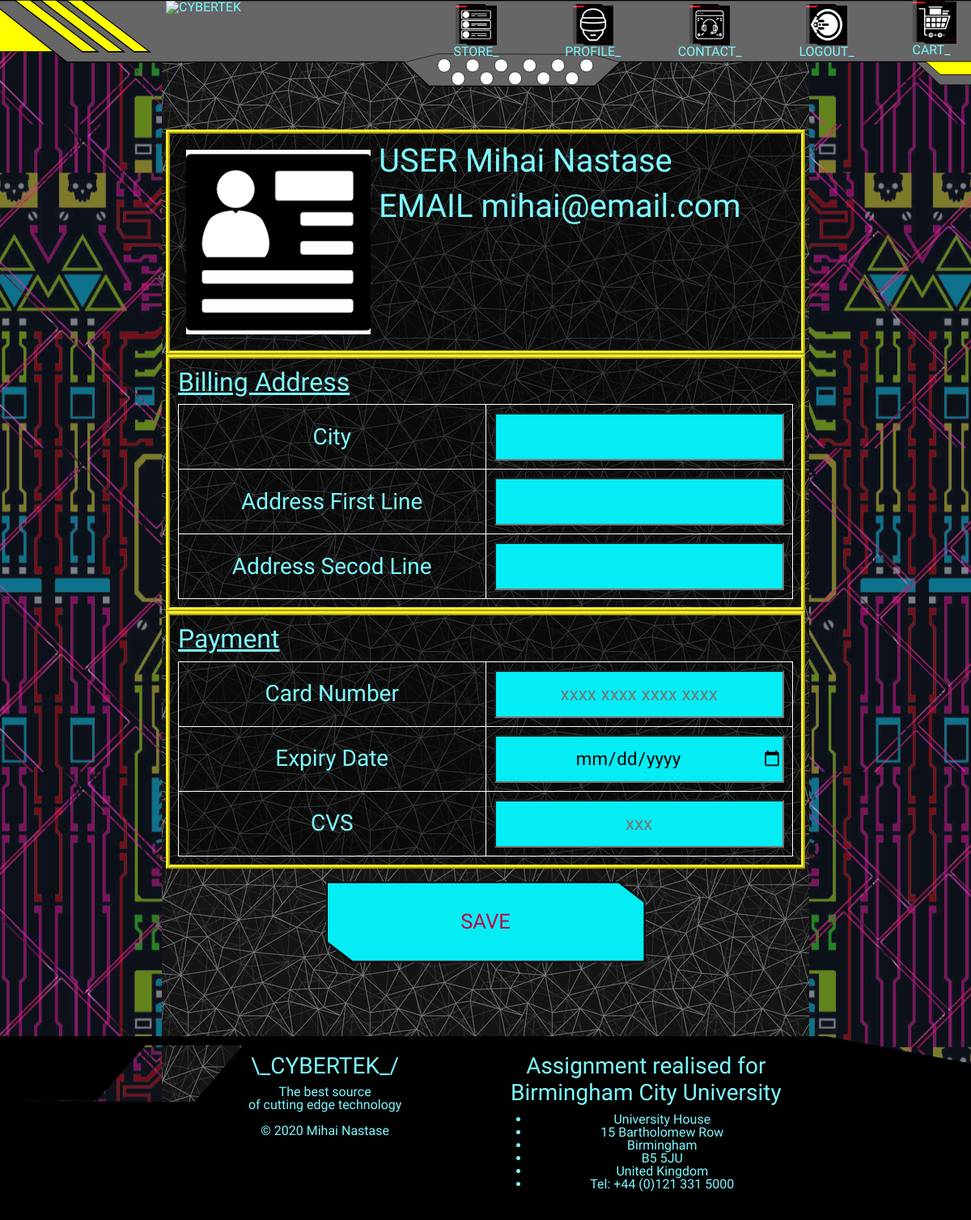
The page /PAGES/customer_profile.php (signed in) on the database its author committed.
### tables this page shows
CREATE TABLE `customers` (
  `UserID` int(5) NOT NULL,
  `Email` varchar(50) NOT NULL,
  `FirstName` varchar(20) NOT NULL,
  `LastName` varchar(20) NOT NULL,
  `Password` varchar(50) NOT NULL,
  `City` varchar(20) DEFAULT NULL,
  `AddressFirstLine` text DEFAULT NULL,
  `AddressSecondLine` text DEFAULT NULL,
  `CardNumber` varchar(16) DEFAULT NULL,
  `ExpiryDate` date DEFAULT current_timestamp(),
  `CVS` int(3) DEFAULT NULL
);

### PAGES/customer_profile.php (the view, shortened to what this page needs)
<?php
  include '../PHP/dbconnect.php';
  $email = "";
  $firstName = "";
  $lastName = "";
  $city = "";
  $firstLine = "";
  $secondLine = "";
  $cardNumber = "";
  $expDate = "";
  $cvs = "";
  $ID = $_SESSION['ID'];
  $query = "SELECT * FROM `customers` WHERE `UserID` = '$ID'";
  if($user_info = mysqli_fetch_assoc(mysqli_query($conn, $query))){
    $email = $user_info['Email'];
    $firstName = $user_info['FirstName'];
    $lastName = $user_info['LastName'];
    $city = $user_info['City'];
    $firstLine = $user_info['AddressFirstLine'];
    $secondLine = $user_info['AddressSecondLine'];
    $cardNumber = $user_info['CardNumber'];
    $expDate = $user_info['ExpiryDate'];
    $cvs = $user_info['CVS'];
  }
?>
<!doctype html>
<html lang="en">
<head>
    <link rel="stylesheet" href="https://cdn.jsdelivr.net/npm/bootstrap@4.5.3/dist/css/bootstrap.min.css">
    <link rel="stylesheet" href="../STYLES/main_style.css">
    <link rel="stylesheet" href="../STYLES/login_style.css">
</head>
<body>
  <div id="parallax_2"></div>
  <div class="container-flow">
  <div class="content col-sm-10 col-md-8"></div>
  <div class="row">
    <div class="hidden-xs col-md-1 col-lg-2"></div>
    <div class="col-xs-12 col-md-10 col-lg-8">
      <div class="profile-container">
        <img src = "../MEDIA/user-profile.png">
        <h1>USER <?php echo $firstName . " " . $lastName; ?></h1>
        <h1>EMAIL <?php echo $email; ?></h1>
      </div>
    </div>
    <div class="hidden-xs col-md-1 cold-lg-2"></div>
  </div>
  <form method="post" action="<?php $_SERVER['PHP_SELF']; ?>">
    <div class="row">
      <div class="hidden-xs col-md-1 col-lg-2"></div>
      <div class="col-xs-12 col-md-10 col-lg-8">
        <div class="profile-container">
          <h2><u>Billing Address</u></h2>
          <table>
            <tr>
              <td>City</td>
              <td><input type ="text" name="city" value="<?php echo $city; ?>"/></td>
            </tr>
            <tr>
              <td>Address First Line</td>
              <td><input type ="text" name="firstLine" value="<?php echo $firstLine; ?>"/></td>
            </tr>
            <tr>
              <td>Address Secod Line</td>
              <td><input type ="text" name="secondLine" value="<?php echo $secondLine; ?>"/></td>
            </tr>
          </table>
        </div>
      </div>
      <div class="hidden-xs col-md-1 cold-lg-2"></div>
    </div>
    <div class="row">
      <div class="hidden-xs col-md-1 col-lg-2"></div>
      <div class="col-xs-12 col-md-10 col-lg-8">
        <div class="profile-container">
          <h2><u>Payment</u></h2>
          <table>
            <tr>
              <td>Card Number</td>
              <td><input name="cardNumber" type="tel" inputmode="numeric" pattern="[0-9\s]{13,19}" autocomplete="cc-number" maxlength="19" placeholder="xxxx xxxx xxxx xxxx" value="<?php echo $cardNumber; ?>"/></td>
            </tr>
            <tr>
              <td>Expiry Date</td>
              <td><input type="date" id="datefield" name="expiryDate" value="<?php echo $expDate; ?>"/></td>
            </tr>
            <tr>
              <td>CVS</td>
              <td><input class="cvs" name="cvs" type="tel" inputmode="numeric" pattern="[0-9]{3}" autocomplete="cvs-number" maxlength="3" placeholder="xxx" value="<?php echo $cvs; ?>"/></td>
            </tr>
          </table>
        </div>
      </div>
      <div class="hidden-xs col-md-1 cold-lg-2"></div>
    </div>
    <div class="row">
      <div class="hidden-xs col-md-1 col-lg-2"></div>
      <div class="col-xs-12 col-md-10 col-lg-8">
        <button class="btn" type="submit" name="update_user" value="update_user">
          <span class="btn__content">SAVE</span>
        </button>
      </div>
      <div class="hidden-xs col-md-1 cold-lg-2"></div>
    </div>
  </form>
  </div>
  </body>
  </html>

### STYLES/main_style.css (style rules this page uses)
* { box-sizing: border-box; }
input.cvs { -webkit-text-security: disc; }
html { position: relative; min-height: 100%; }
body { margin: 0px; padding: 0px; height:100%; width:100%; background-color: #1d1e22; font-family: Tomorrow, sans-serif; line-height: 1; color: #7df9ff; }
.header { background-image: url("../MEDIA/header.svg"); background-repeat: no-repeat; background-size: 100%; background-position: top; min-height: 20vh; width: 100%; display: block; }
.menu { display: block; position: relative; width: 100%; height: auto; padding: 0; margin: 0 auto; text-align: center; top: 5px; }
.header img { width: 75%; height: auto; display: inline-block; }
.header .menu figure { display: inline-block; width: 24%; margin: 0; padding: 0; }
.header .menu figure img { vertical-align: top; height: auto; width: 36%; }
.header .menu figure figcaption { text-align: center; }
figure a { text-decoration: none; color: #7df9ff; }
.profile-container { display: block; overflow: hidden; width: 100%; padding: 10px; background-color: rgba(0, 0, 0, 0.5); border: 5px ridge #FAED27; }
.profile-container img { width: 30%; float: left; background-color: white; margin: 10px; }
.profile-container table, tr, td { border: none !important ; }
.basket table tr,td,th { border: 1px solid white !important; text-align: center; padding: 10px; }
.content { display: block; background-image: url(../MEDIA/content_back.jpg); height: auto; position: fixed; z-index: -1; margin: auto; top:0; bottom: 0; left: 0; right: 0; overflow: visible; }
.container-flow { overflow-x: hidden; }
#parallax_2 { z-index: -2; position: fixed; overflow: hidden; width: 100%; height: 100%; background-image: url(../MEDIA/landing_page/depth-1.png), url(../MEDIA/catalog_background.png); background-repeat: repeat, repeat; background-position: center; background-position: 50% 50%; }
.btn { width: 100%; min-height: 100px; overflow: hidden; border: 0; margin: auto; outline: none; background-color: #bc084a; cursor: pointer; position: relative; font-family: Tomorrow, sans-serif; font-size: calc(1.5em + 1vw); line-height: 1; text-transform: uppercase; color: #bc084a; clip-path: polygon(92% 0, 100% 25%, 100% 100%, 8% 100%, 0% 75%, 0 0); }
.btn__content { display: flex; align-items: center; justify-content: center; position: absolute; top: 2px; left: 2px; right: 2px; bottom: 2px; background-color: #a4ff65; clip-path: polygon(92% 0, 100% 25%, 100% 100%, 8% 100%, 0% 75%, 0 0); }
.footer { padding: 20px; overflow: visible; width: 100vw; min-height: 200px; background-color: black; text-align: center; clip-path: polygon(85% 0%, 0% 0%, 0% 35%, 10% 35%, 15% 5%, 25% 5%, 20% 36%, 0% 35%, 0% 70%, 0% 100%, 100% 100%, 100% 15%); margin-top: 75px; left: 0; bottom: 0; }

### STYLES/login_style.css (style rules this page uses)
.btn { background-color:black; width: 50%; font-size: 0.8em; margin: auto; margin-top: 2vh; margin-bottom: 2vh; position: relative; display: block; }
.btn__content { background-color: #04edf5; font-size: 2em; }
input { background-color:#04edf5; width:100%; height:100%; padding: 0; margin: 0; display: block; font-family: Tomorrow, sans-serif; font-size: 0.8em; text-align: center; }
table { height: 70%; width:100%; padding: 0; }
tr { height:10vh; width:100%; padding: 0; }
table, td { border-bottom: 3px solid black; border-right: 3px solid black; border-collapse:collapse; }
td { width: 50%; text-align: center; font-size: calc(1em + 1vw); }

### rows shown on the page
customers: FirstName "Mihai", LastName "Nastase", Email "mihai@email.com"
